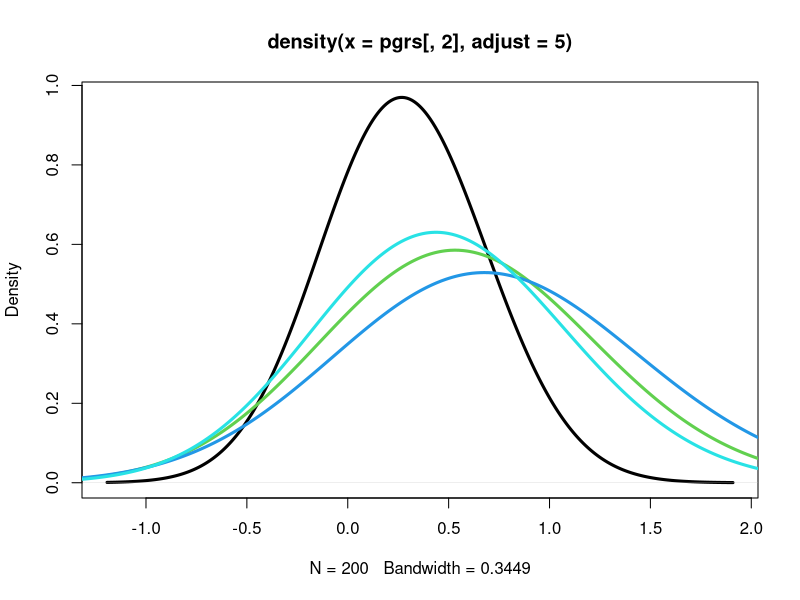
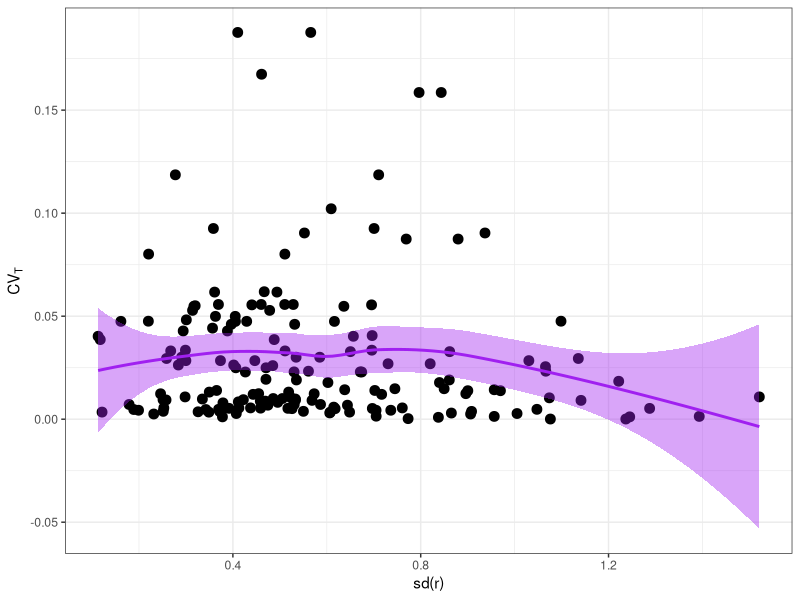

Generate these figures, in order, with R:
####
#### PLOT RESULTS FROM VARYING-r SIMULATIONS
####

library(ggplot2)

cv <- read.csv("CV_rVary.csv")
sdr <- read.csv("rSD_rVary.csv")
pgrs <- read.csv("pgrs_rVary.csv")

plot(density(pgrs[,2], adjust=5), col=1, lwd=3)
for(i in 3:5){
  lines(density(pgrs[,i], adjust=5), col=i, lwd=3)
}

tmpI <- which(pgrs<0, arr.ind = TRUE)[,1]

plotD <- as.data.frame(cbind(cv[,2], sdr[,2], apply(pgrs[,2:5], MARGIN = 1, FUN = mean)))
colnames(plotD) <- c("cv", "sdr", "meanR")

ggplot(plotD[-tmpI,], aes(x=meanR, y=cv))+
  geom_point(shape=19, size=3)+
  geom_smooth(color="purple", size=1, fill="purple", method="loess")+
  theme_bw()+
  xlab("sd(r)")+
  ylab(expression(CV[T]))

